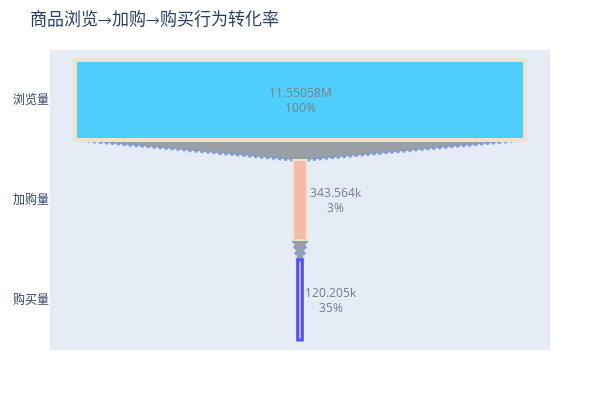

The notebook cell saved with this chart:
### Code cell
import plotly.graph_objects as go

fig = go.Figure(go.Funnel(
    x=[total_browse, total_cart, total_buy],
    y=["浏览量", "加购量", "购买量"],
    opacity = 0.65, 
    marker = {"color": ["deepskyblue", "lightsalmon", "tan", "silver"],
              "line": {"width": [4, 2, 3, 1, 1], 
                       "color": ["wheat", "wheat", "blue", "yellow"]}},
    connector = {"line": {"color": "royalblue", "dash": "dot", "width": 3}},
    textinfo='value+percent previous',
))

fig.update_layout(
    title='商品浏览→加购→购买行为转化率',
    height=400,
    width=600,
    margin=dict(l=50, r=50, t=50, b=50),
)

fig.show()

### Figure 1 — Plotly figure (JSON) as saved in the notebook; plotly's stock layout.template omitted (floating-point values rounded to 4 significant figures)
{"data": [{"connector": {"line": {"color": "royalblue", "dash": "dot", "width": 3}}, "marker": {"color": ["deepskyblue", "lightsalmon", "tan", "silver"], "line": {"color": ["wheat", "wheat", "blue", "yellow"], "width": [4, 2, 3, 1, 1]}}, "opacity": 0.65, "textinfo": "value+percent previous", "type": "funnel", "x": [11550581, 343564, 120205], "y": ["浏览量", "加购量", "购买量"]}], "layout": {"height": 400, "margin": {"b": 50, "l": 50, "r": 50, "t": 50}, "title": {"text": "商品浏览→加购→购买行为转化率"}, "width": 600}}
